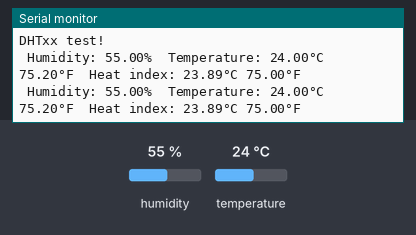
Bench run of a sketch on a simulated Arduino Uno, built with avr-gcc and run on an emulated ATmega328P. Shown: the last lines printed to the serial monitor. Inputs (shaded band) come from the test bench; at power-on: humidity 55 %, temperature 24 °C.

Above: at 4.8 s.
4.9 s: humidity set to 22 %
At 6.7 s:
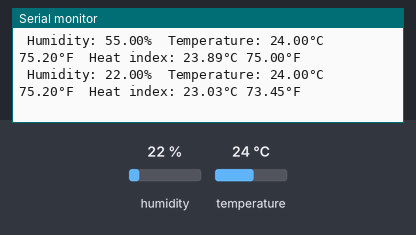
7.9 s: temperature set to 12 °C
At 8.5 s:
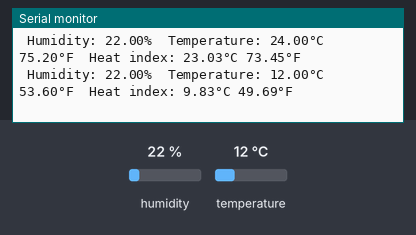
10.9 s: humidity set to 40 %
At 13.3 s:
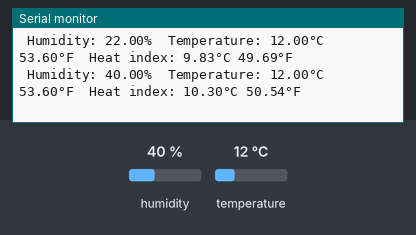
Timing chart, 0 to 14.8 s (numbered marks = the images above; inputs shaded):
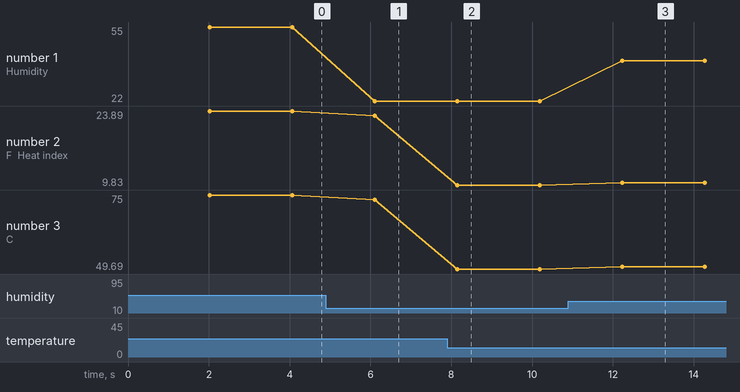

The sketch:

TEMP_AND_HUMIDITY.ino
```cpp
/*
 INSTITUTO FEDERAL DE GOIAS - IFG CAMPUS GOIANIA
 FUNÇÃO: sensor que irá medir a temperatura e a umidade do local onde o sensor está.
 ESTAGIARIOS: RHAMON LUCAS V. COSTA e ISABELA R. DE OLIVEIRA
 DATA: 31/10/2022
 https://create.arduino.cc/projecthub/pibots555/how-to-connect-dht11-sensor-with-arduino-uno-f4d239
 */

#include "DHT.h"

#define DHTPIN 2     // Digital pin connected to the DHT sensor

#define DHTTYPE DHT11   // DHT 11
DHT dht(DHTPIN, DHTTYPE);

void setup() {
  Serial.begin(9600);
  Serial.println(F("DHTxx test!"));

  dht.begin();
}

void loop() {
  // Aguarde alguns segundos entre as medições.
  delay(2000);

 // A leitura de temperatura ou umidade leva cerca de 250 milissegundos!
  // As leituras do sensor também podem ter até 2 segundos de 'antiga'
  float h = dht.readHumidity();
 // Lê a temperatura como Celsius (o padrão)
  float t = dht.readTemperature();


  // Lê a temperatura como Fahrenheit
  float f = dht.readTemperature(true);

  // Verifica se alguma leitura falhou e sai mais cedo.
  if (isnan(h) || isnan(t) || isnan(f)) {
    Serial.println(F("Failed to read from DHT sensor!"));
    return;
  }


  float hif = dht.computeHeatIndex(f, h);

  float hic = dht.computeHeatIndex(t, h, false);

  Serial.print(F(" Humidity: "));
  Serial.print(h);
  Serial.print(F("%  Temperature: "));
  Serial.print(t);
  Serial.print(F("°C "));
  Serial.print(f);
  Serial.print(F("°F  Heat index: "));
  Serial.print(hic);
  Serial.print(F("°C "));
  Serial.print(hif);
  Serial.println(F("°F"));
}
```

Measured:
- after the input at 4.9 s, the serial monitor: prints a new line after 1.2 s (image 1)
- after the input at 7.9 s, the serial monitor: prints a new line after 0.25 s (image 2)
- after the input at 10.9 s, the serial monitor: prints a new line after 1.3 s (image 3)
- plotted number 1: 55 → 22 after the input at 4.9 s, 22 → 40 after the input at 10.9 s
- plotted number 2: 23.89 → 23.03 after the input at 4.9 s, 23.03 → 9.83 after the input at 7.9 s, 9.83 → 10.3 after the input at 10.9 s
- plotted number 3: 75 → 73.45 after the input at 4.9 s, 73.45 → 49.69 after the input at 7.9 s, 49.69 → 50.54 after the input at 10.9 s
